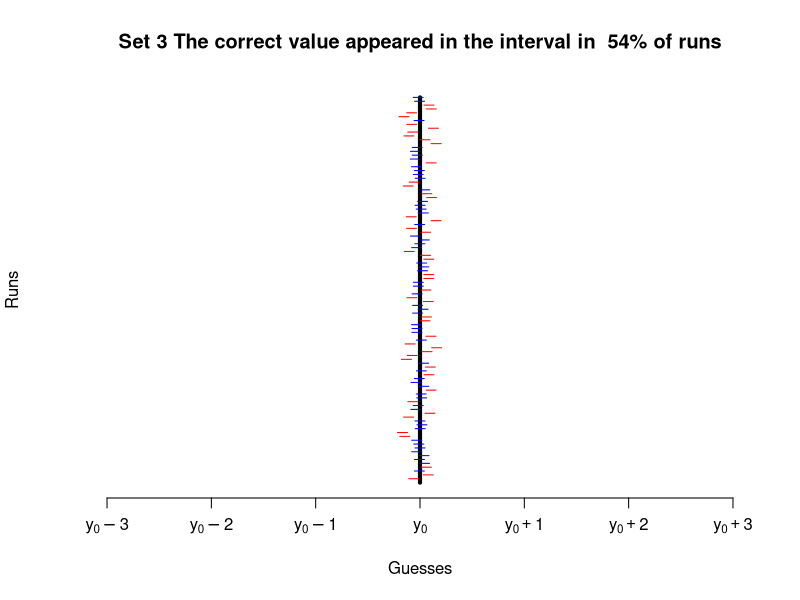
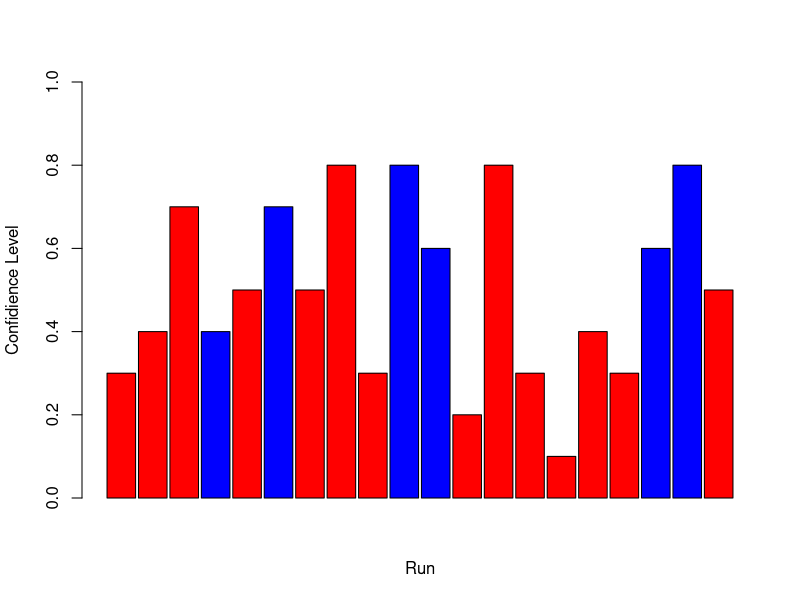
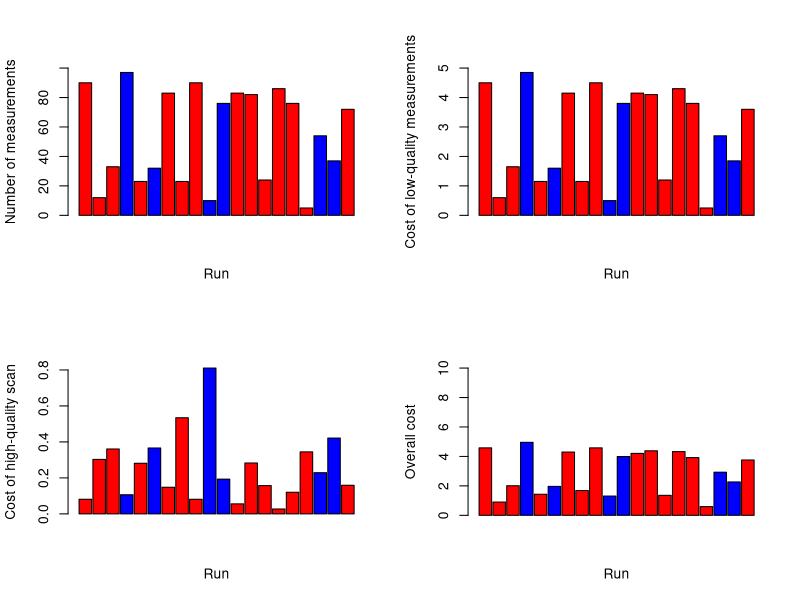
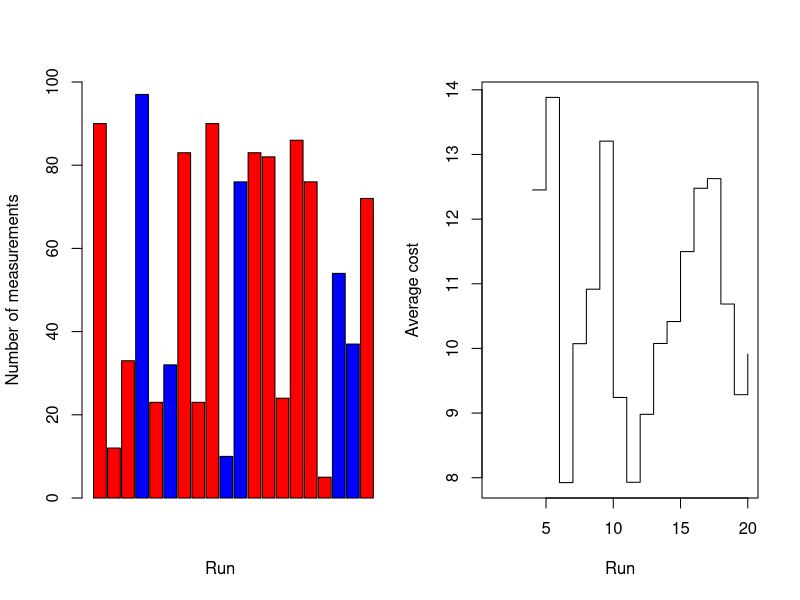

Write the R code that produced these figures, in order.
rm(list=ls())

# This is a procedure that given a list of observations that are assumed to come
# from a model y = y0 + epsilon where the error epsilon is assumed to have normal 
# distribution N(0, 1) outputs a symmetric confidence interval.   

GetConfidenceInterval <- function(y, confidence.level)
{
	if(length(y) == 1) stop("At least two observations are needed")
	if(confidence.level < 0 || confidence.level > 1) stop("Confidence level must be in the range [0,1]") 
	mean <- mean(y)
	mean.sd <- 1/sqrt(length(y))
    y1 <- qnorm((1 - confidence.level)/2, mean = mean, sd = mean.sd)
    y2 <- qnorm((1 - confidence.level)/2, mean = mean, sd = mean.sd, lower.tail = FALSE)
    return(c(y1, y2))	
}

# This is a function that generates data that is in form y = y0 + epsilon where the 
# error epsilon has normal distribution N(0, 1) as assumed by the first algorithm.

GenerateData <- function(y0, n)
{
	return(y0 + rnorm(n, mean = 0, sd = 1))
}

# Test that the first algorithm works correctly, i.e., on average the algorithm manages
# to output such intervals that the fraction when the algorithm is correct is roughly
# around confidence level for large enough number of samples.

# Illustrative example with illusrative plot
# Test parameters
y0 <- 0
n <- 200
k <- 100
confidence.level <- 0.5

# Plot setup
plot(c(), c(), ylab = "Runs", xlab = "Guesses",  xlim = c(y0 - 3, y0 + 3), ylim = c(0, 1), axes = FALSE)
xlabels <- c(expression(y[0] - 3), expression(y[0] - 2), expression(y[0] - 1), expression(y[0]))
xlabels <- c(xlabels, expression(y[0] + 1), expression(y[0] + 2), expression(y[0] + 3))
Axis(side=1, at = c(-3:3), labels = xlabels)
lines(c(y0, y0), c(0,1), lwd = 4, lty = "solid")

# Test runs
success <- c(NA, k)
for(i in c(1:k))
{
	y <- GenerateData(y0, n)
	interval <- GetConfidenceInterval(y, confidence.level)
	success[i] <- (interval[1] <= y0) && (y0 <= interval[2])
	lines(interval, c(i/k, i/k), col = c("red", "blue")[1 +  success[i]])
}
title(sprintf("Set 3 The correct value appeared in the interval in  %2.0f%% of runs", mean(success)*100))


# Do your own experiments to verify that the algorithm indeed works correctly
# Try different sizes of observation vector n and different confidence levels
# To get precise enough estimates on the fraction of successful runs you should 
# take k >= 1000. However, this kills the plot. So draw the plot separately.


# Simulation for the measurement procedure described in the second part of the exercise
# We only do a graphical illustration for one particular strategy and do not compute 
# required values

n <- c()
cost <- c()
success <- c()
precision<-c()
for(k in c(1:20)){
	y0 <- runif(1, min = -100, max = 100)
	if (k!=1)
	{
	  
	}
	  
	# We use a measurements strategy where we make randomly 2, ..., 100 low precision measurements 
	n[k] <- sample(c(2:100), 1)
	y <- GenerateData(y0, n[k])
	cost[k] <- 0.05 * n[k]
	
	# Lets estimate the interval for confidence level 50%
	?sample
	precision[k]<-sample(seq(0.1,0.9,0.1),1)
	interval <- GetConfidenceInterval(y, precision[k])
	cost[k] <- cost[k] + 1 * (interval[2] - interval[1])
	
	# Lets see whether the high precision scan was successful or not
	success[k] <- (interval[1] <= y0) && (y0 <= interval[2]) 
	
}
barplot(precision, space = 0.1, col = c("red", "blue")[1 + success], ylab = "Confidience Level", ylim=c(0, 1),  xlab = "Run")
par(mfrow = c(2, 2))
barplot(n, space = 0.1, col = c("red", "blue")[1 + success], ylab = "Number of measurements", ylim=c(0, 100),  xlab = "Run")
barplot(0.05 * n, space = 0.1, col = c("red", "blue")[1 + success], ylab = "Cost of low-quality measurements", ylim=c(0, 5),  xlab = "Run")
barplot(cost - 0.05 * n, space = 0.1, col = c("red", "blue")[1 + success], ylab = "Cost of high-quality scan", xlab = "Run")
barplot(cost, space = 0.1, col = c("red", "blue")[1 + success], ylab = "Overall cost", ylim = c(0,10), xlab = "Run")

par(mfrow = c(1, 2))
barplot(n, space = 0.1, col = c("red", "blue")[1 + success], ylab = "Number of measurements",xlim = c(0,20), ylim=c(0, 100),  xlab = "Run")
plot(cumsum(cost)/cumsum(success), type = "s", xlab = "Run", ylab = "Average cost")
